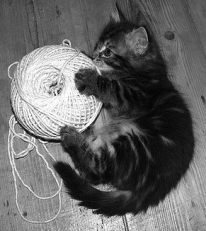
#> input picture kitty.bmp, 206 x 231 px
$ python main.py ../kitty.bmp
#> lines starting #> are read from the running program, lines starting #| are printed output that depends on the picture; after the words box and inside, x2 and y2 are one past the last pixel; in counts of white or black regions, pixels touching at a corner belong together
import sys
import cv2
import os
from matplotlib import pyplot as plt
import numpy as np
import kernels

SAVE_PATH = "./images/"
SAMPLE_IMAGE = f"{SAVE_PATH}kitty.bmp"
sample_kernel = kernels.MEAN_KERNEL
threshold_value = 180


# opening initial image
def open_image(i, filename=None):
    # Display Image
#> called with i = '../kitty.bmp', filename = 'kitty.bmp'
    if not filename:
        filename = "untitled"
    image = cv2.imread(i)
#> image is the input picture: shape (231, 206, 3); min 1, max 255, mean 102.3

    if image is None:
        print(f'Error: failed to open {i}')
        sys.exit()

    cv2.namedWindow(filename)
    cv2.imshow(filename, image)

    return image


# part 1 - convolution over a kernel
def convolution(image, kernel=sample_kernel, name="untitled", save=False, show=True):
#> called with name = 'experiment0_sobel_x_kitty.bmp', save = True, show = False
    new_image = image
    kernel = np.array(kernel)

    # add padding around image
    n = len(kernel)
    padding = int((n - 1) / 2)
    padded_grey = cv2.copyMakeBorder(src=image,
                                     top=padding,
                                     bottom=padding,
                                     left=padding,
                                     right=padding,
                                     borderType=cv2.BORDER_CONSTANT,
                                     value=0)

    # loop through each pixel and do a convolution
    for row in range(len(image)):
        for column in range(len(image[0])):
            region = np.array(padded_grey[row:row + n, column:column + n].copy())
            total = np.sum(np.multiply(kernel, region))
            if np.sum(kernel) != 0:
                total = int(total / np.sum(kernel))

            # accounting for overflow & underflow
            if total >= 256:
                total = 255
            elif total < 0:
                total = 0
            new_image[(row - padding)][(column - padding)] = total

    # if you want it shown
    if show:
        cv2.namedWindow(name)
        cv2.imshow(name, new_image)
    # if you want it saved
    if save:
        cv2.imwrite(f"{SAVE_PATH}{name}", new_image)
    return new_image


# part 2 - combine the two convolutions
def combine(image1, image2):
    new_image = image1

    for i in range(len(image1)):
        for j in range(len(image1[0])):
            # find edge magnitude
            magnitude = np.sqrt((image1[i][j] ** 2) + (image2[i][j] ** 2))

            # accounting for overflow (there would be no overflow)
            if magnitude >= 256:
                magnitude = 255

            new_image[i][j] = magnitude

    return new_image


def change(i, experiment, x=0):
    # when there is a change in trackbar value, this is called
    output = threshold(i, x)
    cv2.imshow(f"experiment{experiment}_threshold_{os.path.basename(image_path)}", output)
    histogram(output, f"{SAVE_PATH}experiment{experiment}_histogram.png")
    cv2.imwrite(f"{SAVE_PATH}experiment{experiment}_threshold_{os.path.basename(image_path)}", output)


# part 3 - show threshold of image
def threshold(im, x):
#> called with x = 80
    global threshold_value
    temp = im.copy()
    for i in range(len(temp)):
        for j in range(len(temp[0])):
            if temp[i][j] < x:
                temp[i][j] = 0
            else:
                temp[i][j] = 255
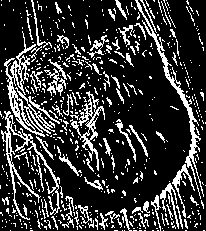
#> temp: shape (231, 206); 20.3% white in thin lines or dots

    return temp


def sobel(image, experiment=0, mean="mean"):
    # make image greyscale
    image = cv2.cvtColor(image, cv2.COLOR_BGR2GRAY)
    cv2.imwrite(f"{SAVE_PATH}greyscale_{os.path.basename(image_path)}", image)

    options = {"mean": kernels.MEAN_KERNEL,
               "3x3": kernels.GAUSSIAN_KERNEL_3,
               "5x5": kernels.GAUSSIAN_KERNEL_5,
               "7x7": kernels.GAUSSIAN_KERNEL_7
               }
    # try to add smoothing
    try:
        k = options[mean]
        # smoothing
        smooth_image = convolution(image=image,
                                   kernel=k,
                                   name=f"experiment{experiment}_{mean}_{os.path.basename(image_path)}",
                                   save=True,
                                   show=False)
    except KeyError:
        print("Unknown filter/no filter selected. No smoothing done to image.")
        smooth_image = image

    # x-axis convolution
    sobel_x = convolution(image=smooth_image,
                          kernel=kernels.SOBEL_KERNEL_X,
                          name=f"experiment{experiment}_sobel_x_{os.path.basename(image_path)}",
                          save=True,
                          show=False)

    # y-axis convolution
    sobel_y = convolution(image=smooth_image,
                          kernel=kernels.SOBEL_KERNEL_Y,
                          name=f"experiment{experiment}_sobel_y_{os.path.basename(image_path)}",
                          save=True,
                          show=False)

    # combine convolutions (edge strength)
    sobel_image = combine(sobel_x, sobel_y)
    cv2.imshow(f"experiment{experiment}_sobel_{os.path.basename(image_path)}", sobel_image)
    cv2.imwrite(f"{SAVE_PATH}experiment{experiment}_sobel_{os.path.basename(image_path)}", sobel_image)

    # create trackbar
    cv2.namedWindow(f"experiment{experiment}_threshold_{os.path.basename(image_path)}")
    cv2.createTrackbar('Threshold', f"experiment{experiment}_threshold_{os.path.basename(image_path)}", 80, 255,
                       lambda x: change(x=x, experiment=experiment, i=sobel_image))
    cv2.imshow(f"experiment{experiment}_threshold_{os.path.basename(image_path)}", sobel_image)
    change(i=sobel_image, experiment=experiment, x=80)
    return sobel_image


def histogram(i, name="untitled"):
#> called with name = './images/experiment0_histogram.png'
    hist = cv2.calcHist([i], [0], None, [256], [0, 256])
#> hist = 256 values, max 37920 at index 0, min 0 at index 1, mean 185.9
    hist = hist.reshape(256)

    # Plot histogram
    plt.bar(np.linspace(0, 255, 256), hist)
    plt.title(f'Histogram for {name}')
    plt.ylabel('Frequency')
    plt.xlabel('Grey Level')
    plt.show()
#> figure, not shown here; tallest bar 37920 high, from x = -0.4 to 0.4
    plt.savefig(f'{name} Histogram.png')


# User can define image instead of sample image ("../kitty.bmp")
if len(sys.argv) == 1:
    image_path = SAMPLE_IMAGE
else:
    image_path = sys.argv[1]

img = open_image(image_path, f"{os.path.basename(image_path)}")

# experiment 0 - no smoothing used
# experiment 1 - using mean kernel
# experiment 2 - using a 3x3 gaussian
# experiment 3 - using a 5x5 gaussian
# experiment 4 - using a 7x7 gaussian
s = [sobel(img, experiment=0, mean="no_smoothing"),
     sobel(img, experiment=1, mean="mean"),
     sobel(img, experiment=2, mean="3x3"),
     sobel(img, experiment=3, mean="5x5"),
     sobel(img, experiment=4, mean="7x7")]
#> after the loop in threshold (call 2), `for i in range(len(temp)):`: temp: shape (231, 206); 12.2% white in thin lines or dots
#> call 3 of threshold, with x = 80
#> after the loop in threshold (call 3), `for i in range(len(temp)):`:
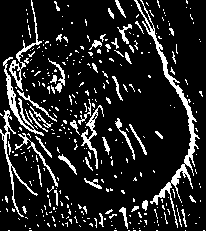
#> temp: shape (231, 206); 13.7% white in thin lines or dots
#> call 4 of threshold, with x = 80
#> after the loop in threshold (call 4), `for i in range(len(temp)):`:
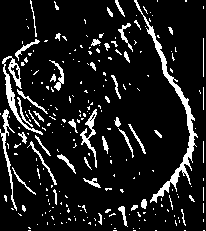
#> temp: shape (231, 206); 11.3% white; 244 white regions (196 under 20 px), largest, box (x1, y1, x2, y2) and area: (134, 0, 198, 203) 1189, (2, 56, 43, 135) 523, (0, 109, 17, 211) 306
#> after the loop in convolution (call 12), `for row in range(len(image)):`:
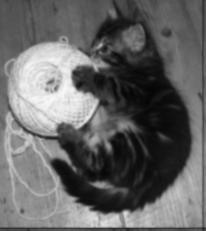
#> new_image: shape (231, 206); min 5, max 248, mean 101
#> after the loop in combine (call 5), `for i in range(len(image1)):`:
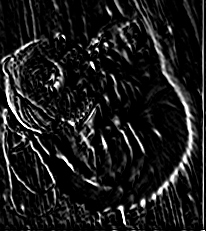
#> new_image: shape (231, 206); min 0, max 255, mean 28.2
#> after the loop in threshold (call 5), `for i in range(len(temp)):`:
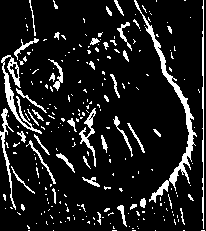
#> temp: shape (231, 206); 11.9% white; 252 white regions (208 under 20 px), largest, box (x1, y1, x2, y2) and area: (134, 0, 197, 203) 1185, (1, 55, 42, 134) 600, (202, 0, 204, 229) 345

while True:
    if cv2.waitKey(1) == ord(' '):
#> (key Esc is pressed here)
        break

for e in range(len(s)):
    cv2.imwrite(f"{SAVE_PATH}experiment{e}_result_{os.path.basename(image_path)}", s[e])
#> this loop made 5 passes

cv2.destroyAllWindows()

bins = np.linspace(0, 255, 255)

plt.hist(cv2.calcHist([s[0]], [0], None, [256], [1, 255]), bins, label='original')
plt.hist(cv2.calcHist([s[2]], [0], None, [256], [1, 255]), bins, label='3x3 Gaussian')
plt.legend(loc='upper right')
plt.show()
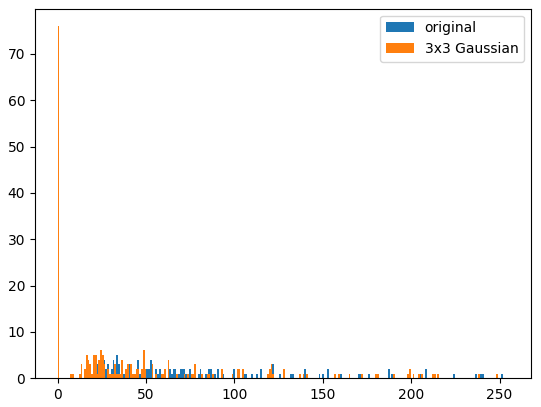
#> figure drawn by matplotlib, 1 panel; tallest bar 76 high, from x = 0 to 1; tallest bar 76 high, from x = 0 to 1
plt.savefig(f'Histogram for comparison.png')
